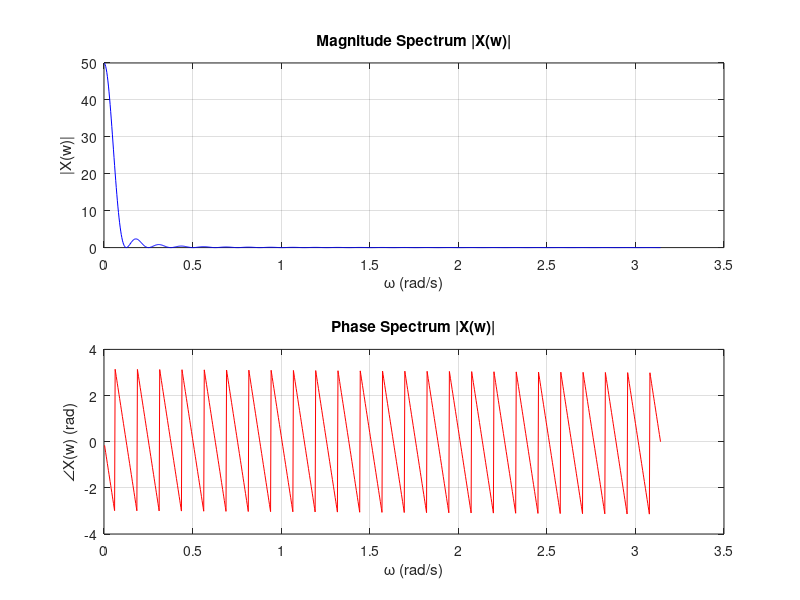

Reproduce this figure in MATLAB. (Note: this script raises an error after producing the figure.)
%1 
clc;
clear;
close all;

omega=linspace(0,pi,1000);

%FT of x(t)
X_w=50*((sin(25*omega))./(25*omega)).^2.*exp(-1j*omega*50);

%Calculating the spectra
magnitude=abs(X_w);
phase=angle(X_w);

%plotting the figures 
figure;
subplot(2,1,1);
plot(omega,magnitude,'b');
title('Magnitude Spectrum |X(w)|');
xlabel('\omega (rad/s)');
ylabel('|X(w)|');
grid on,

subplot(2,1,2);
plot(omega,phase,'r');
title('Phase Spectrum |X(w)|');
xlabel('\omega (rad/s)');
ylabel('\angleX(w) (rad)');
grid on,

sgtitle('Magnitude and Phase Spectra of X(w)');


%2
%sampling parameters
Ts=1;
n = 0:100;
x_n = triang(length(n));
varying_n = [1024, 64, 128, 512];   %change value N to 64,128,512 for problem 3


% X_k=fft(x_n,N);
% 
% omega_Ts=linspace(0,2*pi,N);
% 
% magnitude_DFT=abs(X_k);
% phase_DFT=angle(X_k);
% 
% figure;
% subplot(2,1,1);
% plot(omega_Ts,magnitude_DFT,'b', 'linewidth', 1);
% title('FFT Magnitude Spectrum |X[k]|');
% xlabel('\omegaT_s (rad/s)');
% ylabel('|X[w]|');
% grid on,
% 
% subplot(2,1,2);
% plot(omega_Ts,phase_DFT,'r','linewidth', 1);
% title('FFT Phase Spectrum |X[k]|');
% xlabel('\omegaT_s (rad/s)');
% ylabel('\angleX[k] (rad)');
% grid on,
% 
% sgtitle(['FFT Magnitude and Phase Spectra of x[n] (n = 'num2str(1024)'] );

for i = 1:length(varying_n)

    X_k = fft(x_n,varying_n(i));
    omega_Ts = linspace(0,2*pi,varying_n(i));

    magnitude_DFT=abs(X_k);
    phase_DFT=angle(X_k);

    figure;
    subplot(2,1,1);
    plot(omega_Ts,magnitude_DFT,'b');
    title('DFT Magnitude Spectrum X[k]');
    xlabel('\omegaT_s (rad/s)');
    ylabel('|X[w]|');
    grid on,

    hold on;

    subplot(2,1,2);
    plot(omega_Ts,phase_DFT,'r');
    title('DFT Phase Spectrum X[k]');
    xlabel('\omegaT_s (rad/s)');
    ylabel('\angleX[k] (rad)');
    grid on,

    sgtitle(['DFT Magnitude and Phase Spectra of x[n] (n = ' num2str(varying_n(i)) ' Hz)']);

end

%Problem 5
%Load data from Project 1
load('ecg.mat');

clean_data=clean(:,2);
noisy_data=noisy(:,2);

X = double(clean_data);
Y = double(noisy_data);

%creating sampling interval
Ts=1;
Fs=125; %sampling frequency in Hz (converting msec to sec)
f_max=Fs/2; %(6.2814 kHz)

%Compute the DFT of the clean signal
N=length(X);
X_clean=fft(X);
frequencies=linspace(0,f_max,N/2); %frequency vector (zero to 6.2814 kHz)

%Magnitude and phase spectra
magnitude_clean=abs(X_clean(1:N/2)); %only first half of fft
phase_clean=angle(X_clean(1:N/2));   %only first half of fft

%Plot the magnitude spectrum 
figure;
subplot(2,1,1);
plot(frequencies,magnitude_clean,'b');
title('Magnitude Spectrum');
xlabel('Frequancy (kHz)');
ylabel('|X(f)|');
grid on;

%Plot the phase spectrum 
subplot(2,1,2);
plot(frequencies,phase_clean,'r');
title('Phase Spectrum');
xlabel('Frequancy (kHz)');
ylabel('\angleX(f)');
grid on;

sgtitle('DFT Magnitude and Phase Spectra of clean AP Signal');


%Problem 6 - plotting magnitude and phase of noisy AP signal

%Compute the DFT of the clean signal
M=length(Y);
X_noise=fft(Y);
frequencies=linspace(0,f_max,N/2); %frequency vector (zero to 6.2814 kHz)

%Magnitude and phase spectra
magnitude_noise=abs(X_noise(1:M/2)); %only first half of fft
phase_noise=angle(X_noise(1:M/2));   %only first half of fft

%Plot the magnitude spectrum 
figure;
subplot(2,1,1);
plot(frequencies,magnitude_noise,'b','linewidth',1);
title('Magnitude Spectrum');
xlabel('Frequancy (kHz)');
ylabel('|X(f)|');
grid on;

%Plot the phase spectrum 
subplot(2,1,2);
plot(frequencies,phase_noise,'r','linewidth',1);
title('Phase Spectrum');
xlabel('Frequancy (kHz)');
ylabel('\angleX(f)');
grid on;

sgtitle('DFT Magnitude and Phase Spectra of noisy AP Signal');

%Problem 7 - Creating a filter for noisy AP signal


%Filter Parameters
filter_order = 50;
cutoff_freqs = [15, 30, 45];

for i = 1:length(cutoff_freqs)
    Wn = cutoff_freqs(i) / f_max;
    b = fir1(filter_order, Wn, 'low');

    %apply filter
    filtered_ecg_clean = filter(b, 1, X);
    filtered_ecg_noisy = filter(b, 1, Y);

    %plot impulse response of the filter
    figure;
    subplot(2,1,1);
    stem(b);
    title(['Impulse Response of FIR Filter (Cutoff = ' num2str(cutoff_freqs(i)) ' Hz)']);
    xlabel('Samples');
    ylabel('amplitude');

    hold on;

    %plot filtered ecg
    subplot(2,1,2);
    plot(filtered_ecg_clean);
    title(['Filtered of ECG Signal (Cutoff = ' num2str(cutoff_freqs(i)) ' Hz)']);
    xlabel('Samples');
    ylabel('amplitude');
end

%Problem 7
%Plot original and filtered signal
figure;
subplot(2,1,1);
plot(X,'r','Linewidth',1);
title('Original Clean Signal');
xlabel('Time (s)');
ylabel('Amplitude');
grid on;

subplot(2,1,2);
plot(filtered_ecg_clean,'b','Linewidth',1);
title('Filtered Clean Signal');
xlabel('Time (s)');
ylabel('Amplitude');
grid on;

sgtitle('Comparison of Noisy AP Signal Unfiltered v. Filtered');

figure;
subplot(2,1,1);
plot(Y,'r','Linewidth',1);
title('Original Noisy Signal');
xlabel('Time (s)');
ylabel('Amplitude');
grid on;


subplot(2,1,2);
plot(filtered_ecg_noisy,'b','Linewidth',1);
title('Filtered Noisy Signal');
xlabel('Time (s)');
ylabel('Amplitude');
grid on;

sgtitle('Comparison of Clean AP Signal Unfiltered v. Filtered');










